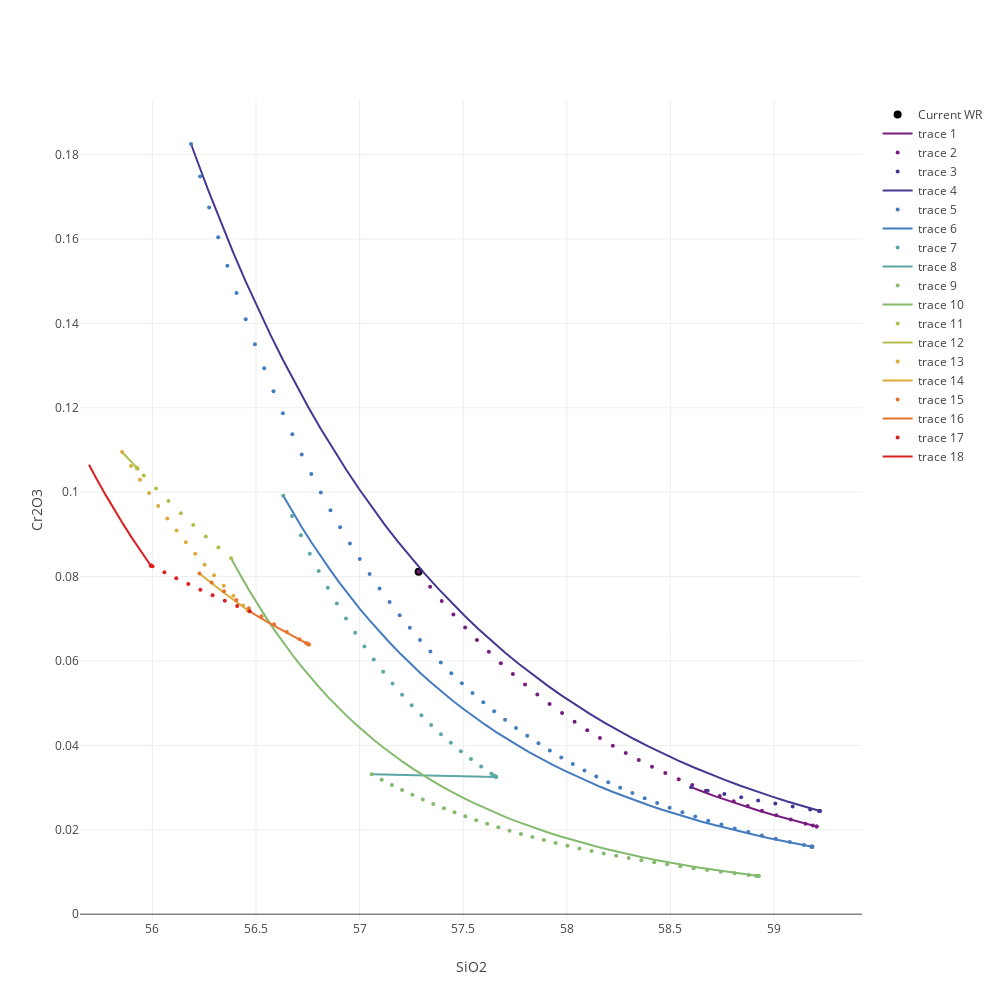

The code cell stored with this chart in its notebook:
### Code cell
Plotly(liquidLine("SiO2","Cr2O3"),{
    width : 1000,
    height : 1000,
    xaxis : {
        title :"SiO2"
    },
    yaxis : {
        title : "Cr2O3"
    }
})
